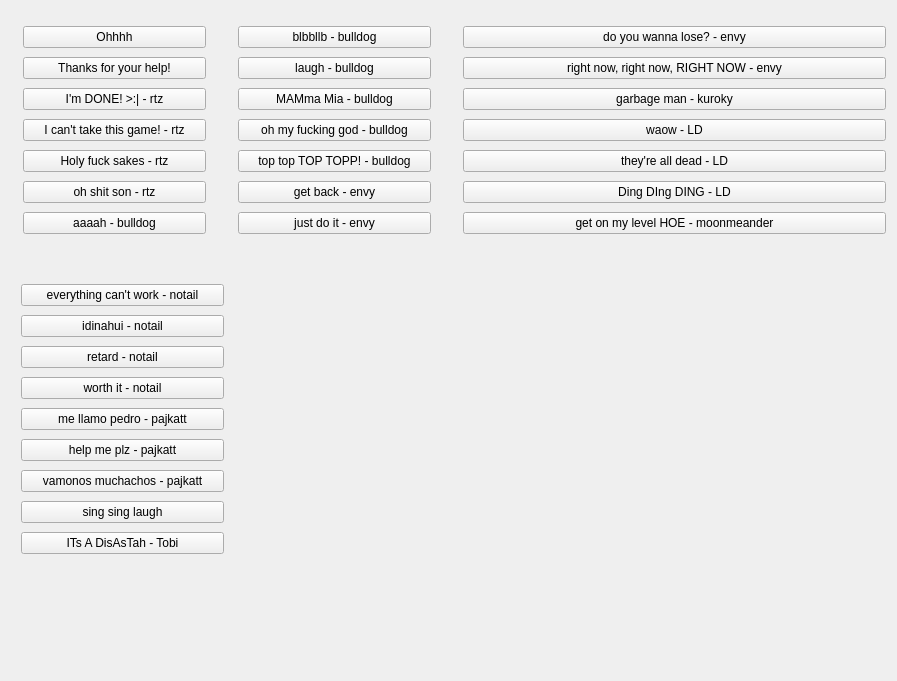
<?xml version="1.0" encoding="UTF-8"?>
<ui version="4.0">
 <class>MainWindow</class>
 <widget class="QMainWindow" name="MainWindow">
  <property name="geometry">
   <rect>
    <x>0</x>
    <y>0</y>
    <width>897</width>
    <height>681</height>
   </rect>
  </property>
  <property name="windowTitle">
   <string>Soundboard created by Geoff Duong</string>
  </property>
  <widget class="QWidget" name="centralWidget">
   <widget class="QWidget" name="verticalLayoutWidget">
    <property name="geometry">
     <rect>
      <x>452</x>
      <y>12</y>
      <width>445</width>
      <height>236</height>
     </rect>
    </property>
    <layout class="QVBoxLayout" name="verticalLayout_3">
     <item>
      <widget class="QPushButton" name="pushButton_15">
       <property name="text">
        <string>do you wanna lose? - envy</string>
       </property>
      </widget>
     </item>
     <item>
      <widget class="QPushButton" name="pushButton_16">
       <property name="text">
        <string>right now, right now, RIGHT NOW - envy</string>
       </property>
      </widget>
     </item>
     <item>
      <widget class="QPushButton" name="pushButton_17">
       <property name="text">
        <string>garbage man - kuroky</string>
       </property>
      </widget>
     </item>
     <item>
      <widget class="QPushButton" name="pushButton_18">
       <property name="text">
        <string>waow - LD</string>
       </property>
      </widget>
     </item>
     <item>
      <widget class="QPushButton" name="pushButton_19">
       <property name="text">
        <string>they're all dead - LD</string>
       </property>
      </widget>
     </item>
     <item>
      <widget class="QPushButton" name="pushButton_20">
       <property name="text">
        <string>Ding DIng DING - LD</string>
       </property>
      </widget>
     </item>
     <item>
      <widget class="QPushButton" name="pushButton_21">
       <property name="text">
        <string>get on my level HOE - moonmeander</string>
       </property>
      </widget>
     </item>
    </layout>
   </widget>
   <widget class="QWidget" name="verticalLayoutWidget_2">
    <property name="geometry">
     <rect>
      <x>10</x>
      <y>270</y>
      <width>225</width>
      <height>304</height>
     </rect>
    </property>
    <layout class="QVBoxLayout" name="verticalLayout_5">
     <item>
      <widget class="QPushButton" name="pushButton_22">
       <property name="text">
        <string>everything can't work - notail</string>
       </property>
      </widget>
     </item>
     <item>
      <widget class="QPushButton" name="pushButton_23">
       <property name="text">
        <string>idinahui - notail</string>
       </property>
      </widget>
     </item>
     <item>
      <widget class="QPushButton" name="pushButton_24">
       <property name="text">
        <string>retard - notail</string>
       </property>
      </widget>
     </item>
     <item>
      <widget class="QPushButton" name="pushButton_25">
       <property name="text">
        <string>worth it - notail</string>
       </property>
      </widget>
     </item>
     <item>
      <widget class="QPushButton" name="pushButton_26">
       <property name="text">
        <string>me llamo pedro - pajkatt</string>
       </property>
      </widget>
     </item>
     <item>
      <widget class="QPushButton" name="pushButton_27">
       <property name="text">
        <string>help me plz - pajkatt</string>
       </property>
      </widget>
     </item>
     <item>
      <widget class="QPushButton" name="pushButton_28">
       <property name="text">
        <string>vamonos muchachos - pajkatt</string>
       </property>
      </widget>
     </item>
     <item>
      <widget class="QPushButton" name="pushButton_29">
       <property name="text">
        <string>sing sing laugh</string>
       </property>
      </widget>
     </item>
     <item>
      <widget class="QPushButton" name="pushButton_30">
       <property name="text">
        <string>ITs A DisAsTah - Tobi</string>
       </property>
      </widget>
     </item>
    </layout>
   </widget>
   <widget class="QWidget" name="">
    <property name="geometry">
     <rect>
      <x>12</x>
      <y>12</y>
      <width>205</width>
      <height>236</height>
     </rect>
    </property>
    <layout class="QVBoxLayout" name="verticalLayout">
     <item>
      <widget class="QPushButton" name="pushButton">
       <property name="text">
        <string>Ohhhh</string>
       </property>
      </widget>
     </item>
     <item>
      <widget class="QPushButton" name="pushButton_2">
       <property name="text">
        <string>Thanks for your help!</string>
       </property>
      </widget>
     </item>
     <item>
      <widget class="QPushButton" name="pushButton_3">
       <property name="text">
        <string>I'm DONE! &gt;:| - rtz</string>
       </property>
      </widget>
     </item>
     <item>
      <widget class="QPushButton" name="pushButton_4">
       <property name="text">
        <string>I can't take this game! - rtz</string>
       </property>
      </widget>
     </item>
     <item>
      <widget class="QPushButton" name="pushButton_5">
       <property name="text">
        <string>Holy fuck sakes - rtz</string>
       </property>
      </widget>
     </item>
     <item>
      <widget class="QPushButton" name="pushButton_6">
       <property name="text">
        <string>oh shit son - rtz</string>
       </property>
      </widget>
     </item>
     <item>
      <widget class="QPushButton" name="pushButton_7">
       <property name="text">
        <string>aaaah - bulldog</string>
       </property>
      </widget>
     </item>
    </layout>
   </widget>
   <widget class="QWidget" name="">
    <property name="geometry">
     <rect>
      <x>227</x>
      <y>12</y>
      <width>215</width>
      <height>236</height>
     </rect>
    </property>
    <layout class="QVBoxLayout" name="verticalLayout_2">
     <item>
      <widget class="QPushButton" name="pushButton_8">
       <property name="text">
        <string>blbbllb - bulldog</string>
       </property>
      </widget>
     </item>
     <item>
      <widget class="QPushButton" name="pushButton_9">
       <property name="text">
        <string>laugh - bulldog</string>
       </property>
      </widget>
     </item>
     <item>
      <widget class="QPushButton" name="pushButton_10">
       <property name="text">
        <string>MAMma Mia - bulldog</string>
       </property>
      </widget>
     </item>
     <item>
      <widget class="QPushButton" name="pushButton_11">
       <property name="text">
        <string>oh my fucking god - bulldog</string>
       </property>
      </widget>
     </item>
     <item>
      <widget class="QPushButton" name="pushButton_12">
       <property name="text">
        <string>top top TOP TOPP! - bulldog</string>
       </property>
      </widget>
     </item>
     <item>
      <widget class="QPushButton" name="pushButton_13">
       <property name="text">
        <string>get back - envy</string>
       </property>
      </widget>
     </item>
     <item>
      <widget class="QPushButton" name="pushButton_14">
       <property name="text">
        <string>just do it - envy</string>
       </property>
      </widget>
     </item>
    </layout>
   </widget>
   <zorder>pushButton</zorder>
   <zorder>pushButton_2</zorder>
   <zorder>pushButton_3</zorder>
   <zorder>pushButton_4</zorder>
   <zorder>pushButton_5</zorder>
   <zorder>pushButton_6</zorder>
   <zorder>pushButton_7</zorder>
   <zorder>pushButton_8</zorder>
   <zorder>pushButton_9</zorder>
   <zorder>pushButton_10</zorder>
   <zorder>pushButton_11</zorder>
   <zorder>pushButton_12</zorder>
   <zorder>pushButton_13</zorder>
   <zorder>pushButton_14</zorder>
   <zorder>verticalLayoutWidget</zorder>
   <zorder>verticalLayoutWidget_2</zorder>
   <zorder>pushButton_27</zorder>
   <zorder>pushButton_41</zorder>
   <zorder>pushButton_14</zorder>
  </widget>
 </widget>
 <layoutdefault spacing="6" margin="11"/>
 <resources/>
 <connections/>
</ui>
